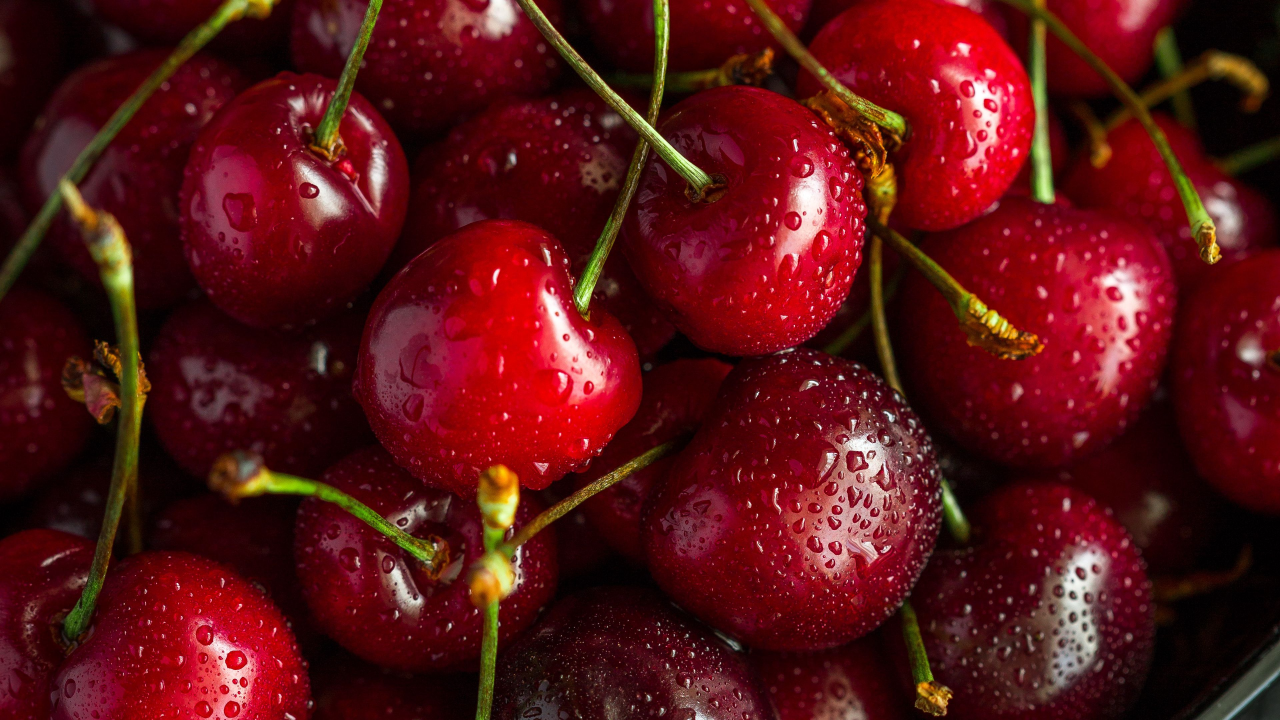
#> input picture INPUT/Cherries.jpg, 3840 x 2160 px, found by its file name (shown at 1/3 size); its folder holds only this picture in this run
$ python main.py
#> lines starting #> are read from the running program, lines starting #| are printed output that depends on the picture
#> in main, image is the input picture: PIL image 3840x2160 RGB; mean R, G, B 88.7, 20.1, 20.9
from PIL import Image
import os

# Input and output directories for processing images
DIRECTORY_IN = r'INPUT'
DIRECTORY_CROP_OUT = r'OUTPUT\CROPPED'
DIRECTORY_RESIZE_OUT = r'OUTPUT\RESIZED'

# Dimensions for cropped image, I use 16:9 ratio
OUT_CROP_WIDTH = 16 * 40
OUT_CROP_HEIGHT = 9 * 40

# Dimensions for resized image, I use 16:9 ratio
OUT_RESIZE_WIDTH = 2540
OUT_RESIZE_HEIGHT = 1440


def crop_image(image: Image, new_filename: str):
    """Crops the image to the specified dimensions and saves it.

    Args:
        image: Image to crop.
        new_filename: New filename for saving.
    """
#> called with new_filename = 'OUTPUT\\CROPPED\\Cherries'
    original_width, original_height = image.size
#> original_width = 3840; original_height = 2160

    # crop from the center
    out_start_width = (original_width - OUT_CROP_WIDTH) // 2
#> out_start_width = 1600
    out_start_height = (original_height - OUT_CROP_HEIGHT) // 2
#> out_start_height = 900

    # cropped image coordinates
    box = (
        out_start_width,
        out_start_height,
        out_start_width + OUT_CROP_WIDTH,
        out_start_height + OUT_CROP_HEIGHT
    )
#> box = (1600, 900, 2240, 1260)

    new_image = image.crop(box)
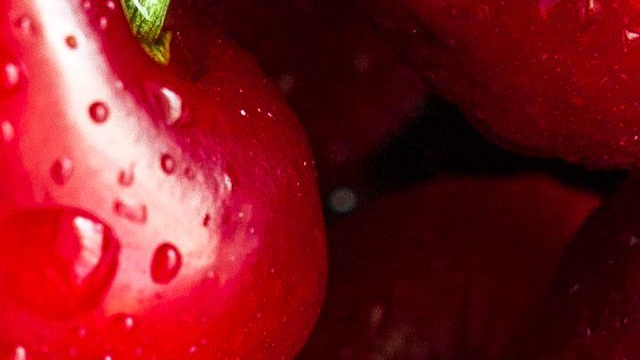
#> new_image: PIL image 640x360 RGB; mean R, G, B 125.1, 25.8, 31.7
    new_image.save(f'{new_filename}_cropped.jpg')


def resize_image(image: Image, new_filename: str):
    """Resizes the image to the specified dimensions and saves it.

    Args:
        image: Image to resize.
        new_filename: New filename for saving.
    """
    new_image = image.resize((OUT_RESIZE_WIDTH, OUT_RESIZE_HEIGHT))
    new_image.save(f'{new_filename}_resized.jpg')


def main():
    # Processing each file in the input directory
    for i, file in enumerate(os.listdir(DIRECTORY_IN), start=1):
        # Constructing paths to the files for saving the modified images
        filename_clear = ''.join(file.title().split('.')[:-1])  # cut out the extension
        filename = DIRECTORY_IN + '\\' + file.title()
        filename_cropped = DIRECTORY_CROP_OUT + '\\' + f'{filename_clear}'
        filename_resized = DIRECTORY_RESIZE_OUT + '\\' + f'{filename_clear}'

        print(f'Processing image {filename_clear}...')

        # Opening the image
        image = Image.open(filename)

        # Resizing the image and saving it
        resize_image(image, filename_resized)

        # Cropping the image and saving it
        crop_image(image, filename_cropped)

    print('\nDone!')


if __name__ == '__main__':
    main()

$ run again, on INPUT/Penthaus.jpg
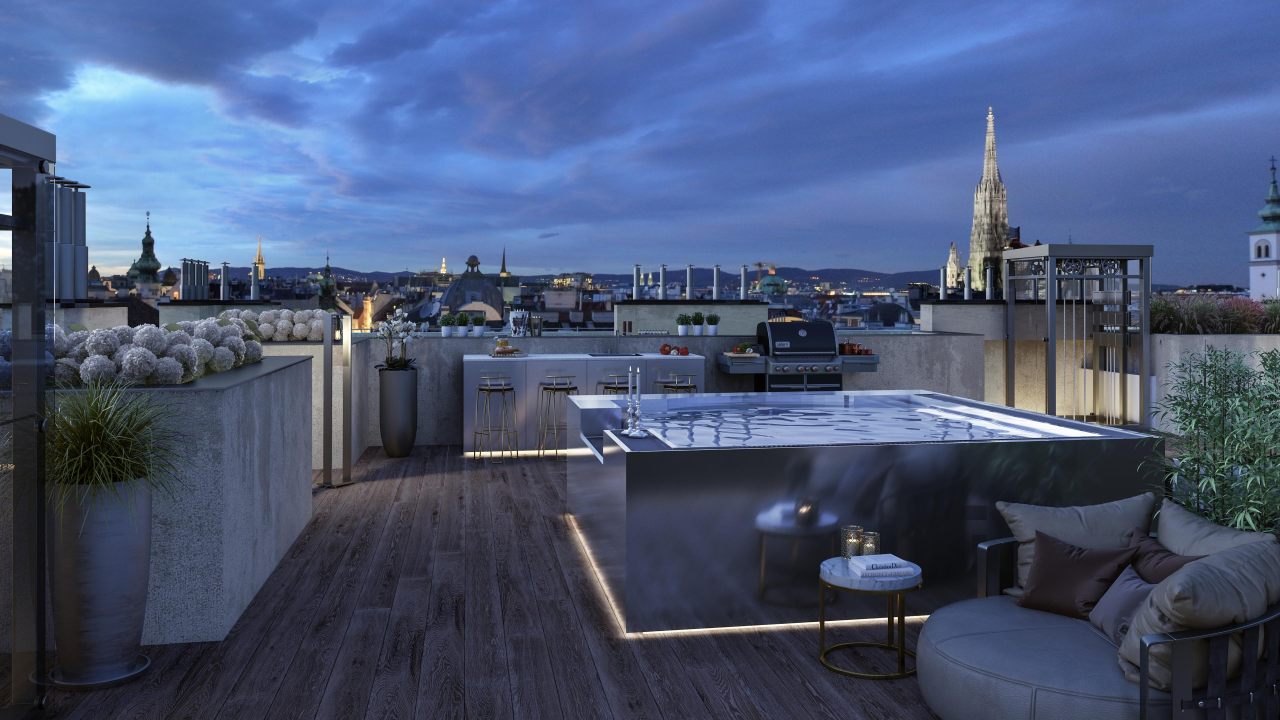
#> input picture INPUT/Penthaus.jpg, 3840 x 2160 px, found by its file name (shown at 1/3 size)
#> in main, image is the input picture: PIL image 3840x2160 RGB; mean R, G, B 73.5, 87.6, 119.4
#> in crop_image, `new_image = image.crop(box)`:
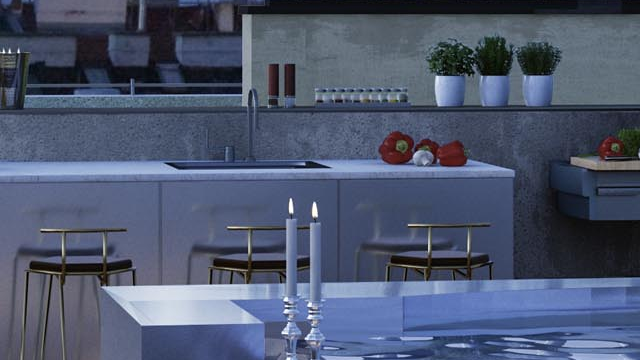
#> new_image: PIL image 640x360 RGB; mean R, G, B 77.1, 86.8, 110.5

$ run again, on INPUT/Road.jpg
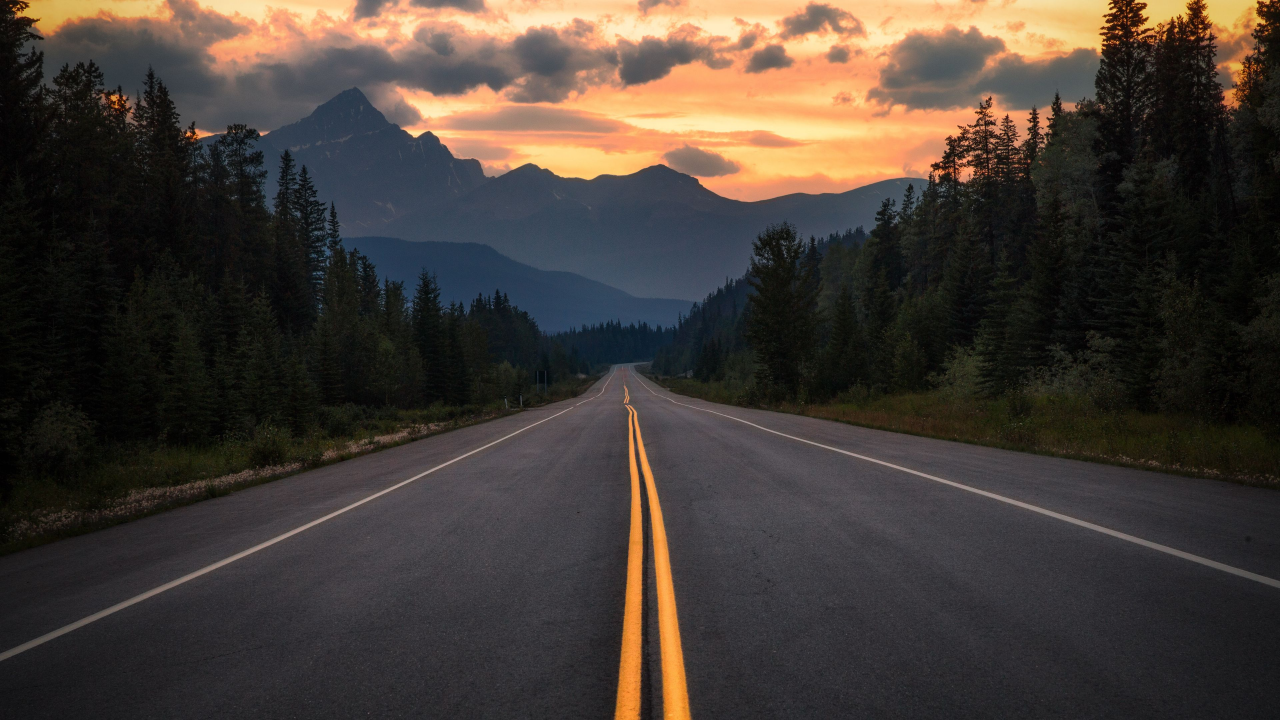
#> input picture INPUT/Road.jpg, 3840 x 2160 px, found by its file name (shown at 1/3 size)
#> in main, image is the input picture: PIL image 3840x2160 RGB; mean R, G, B 68.5, 60, 53.7
#> in crop_image, `new_image = image.crop(box)`:
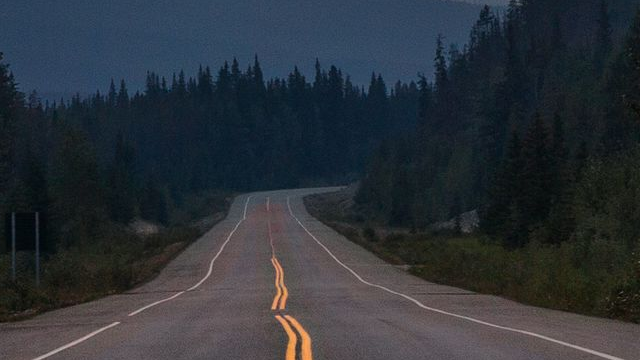
#> new_image: PIL image 640x360 RGB; mean R, G, B 44.5, 50.4, 57.3

$ run again, on INPUT/Sea.jpg
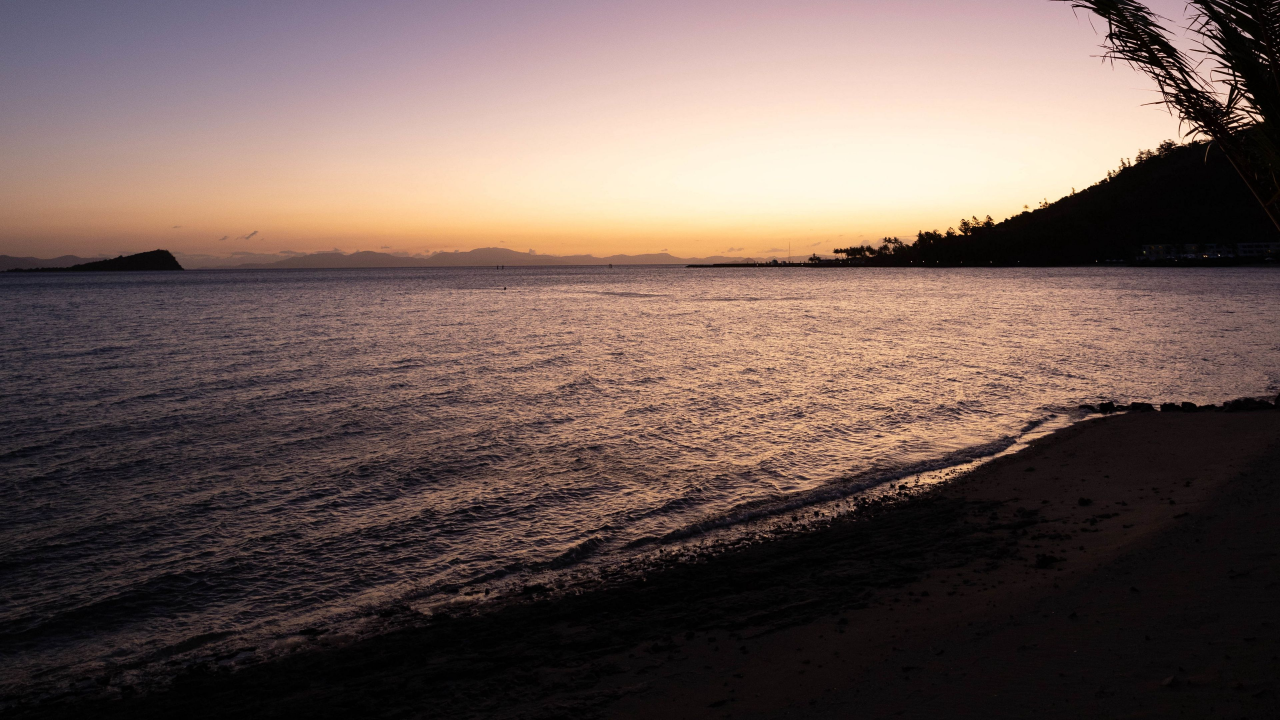
#> input picture INPUT/Sea.jpg, 3840 x 2160 px, found by its file name (shown at 1/3 size)
#> in main, image is the input picture: PIL image 3840x2160 RGB; mean R, G, B 111.2, 92.1, 85.9
#> in crop_image, `new_image = image.crop(box)`:
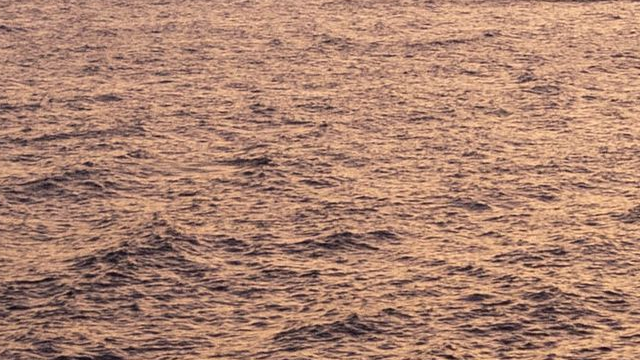
#> new_image: PIL image 640x360 RGB; mean R, G, B 172.6, 131.7, 112.5

$ run again, on INPUT/Green sphere.jpg
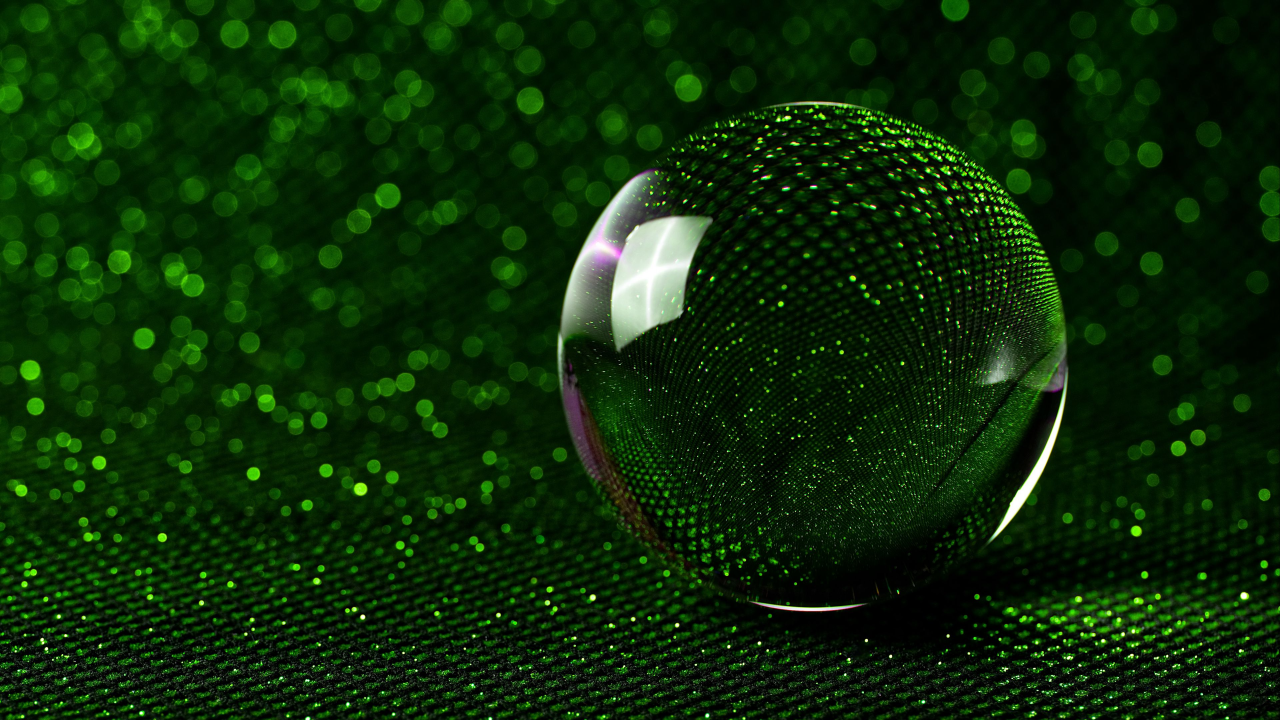
#> input picture INPUT/Green sphere.jpg, 3840 x 2160 px, found by its file name (shown at 1/3 size)
#> in main, image is the input picture: PIL image 3840x2160 RGB; mean R, G, B 11.9, 41.9, 7.1
#> in crop_image, `new_image = image.crop(box)`:
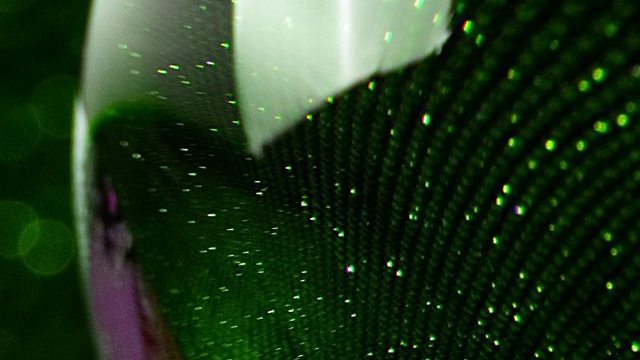
#> new_image: PIL image 640x360 RGB; mean R, G, B 31, 52.7, 26.7
